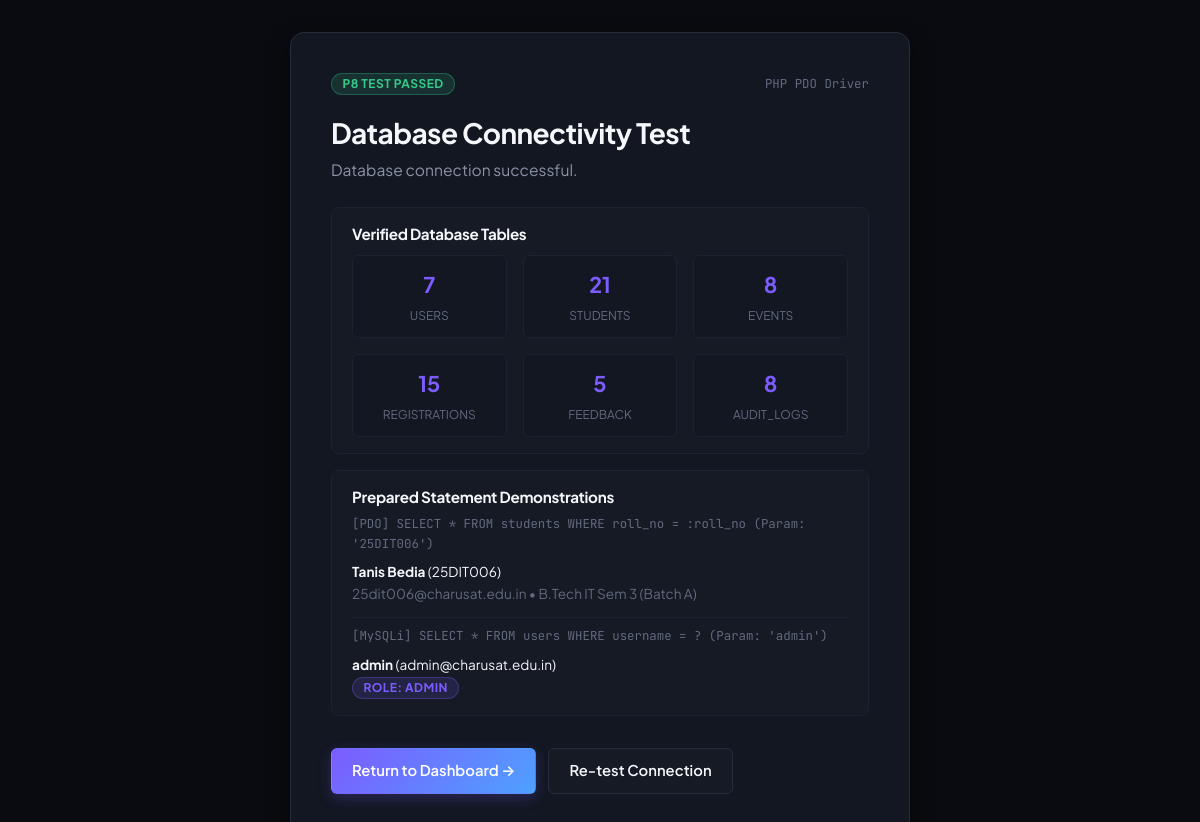
The page /backend/test-db.php on the database its author committed.
### tables this page shows
CREATE TABLE `students` (
  `id` INT UNSIGNED NOT NULL AUTO_INCREMENT,
  `user_id` INT UNSIGNED NULL,
  `roll_no` VARCHAR(20) NOT NULL,
  `name` VARCHAR(100) NOT NULL,
  `email` VARCHAR(120) NOT NULL,
  `mobile` VARCHAR(15) NOT NULL,
  `course` VARCHAR(60) NOT NULL DEFAULT 'B.Tech IT',
  `semester` TINYINT UNSIGNED NOT NULL DEFAULT 3,
  `year` TINYINT UNSIGNED NOT NULL DEFAULT 2,
  `gender` ENUM('Male', 'Female', 'Other') NOT NULL DEFAULT 'Male',
  `division` VARCHAR(10) NOT NULL DEFAULT '3IT-A',
  `batch` VARCHAR(10) NOT NULL DEFAULT 'Batch A',
  `created_at` TIMESTAMP NOT NULL DEFAULT CURRENT_TIMESTAMP,
  PRIMARY KEY (`id`),
  UNIQUE KEY `idx_students_roll_no` (`roll_no`),
  UNIQUE KEY `idx_students_email` (`email`),
  KEY `idx_students_batch` (`batch`),
  KEY `idx_students_user_id` (`user_id`),
  CONSTRAINT `fk_students_user` FOREIGN KEY (`user_id`) REFERENCES `users` (`id`) ON DELETE SET NULL ON UPDATE CASCADE
);

CREATE TABLE `users` (
  `id` INT UNSIGNED NOT NULL AUTO_INCREMENT,
  `username` VARCHAR(50) NOT NULL,
  `email` VARCHAR(120) NOT NULL,
  `password_hash` VARCHAR(255) NOT NULL,
  `role` ENUM('student', 'admin') NOT NULL DEFAULT 'student',
  `full_name` VARCHAR(100) NOT NULL,
  `status` ENUM('active', 'inactive', 'suspended') NOT NULL DEFAULT 'active',
  `created_at` TIMESTAMP NOT NULL DEFAULT CURRENT_TIMESTAMP,
  PRIMARY KEY (`id`),
  UNIQUE KEY `idx_users_username` (`username`),
  UNIQUE KEY `idx_users_email` (`email`),
  KEY `idx_users_role` (`role`)
);

### backend/test-db.php (the view, shortened to what this page needs)
<?php
$result = [
    'success' => false,
    'message' => '',
    'diagnostics' => []
];
try {
    $pdo = getDbConnection();
    $result['success'] = true;
    $result['message'] = 'Database connection successful.';
    $tables = ['users', 'students', 'events', 'registrations', 'feedback', 'audit_logs'];
    $counts = [];
    foreach ($tables as $tbl) {
        $stmt = $pdo->query("SELECT COUNT(*) AS total FROM `{$tbl}`");
        $row = $stmt->fetch();
        $counts[$tbl] = (int)$row['total'];
    }
    $result['diagnostics']['table_counts'] = $counts;
    $sampleRollNo = '25DIT006';
    $prepStmt = $pdo->prepare(
        'SELECT id, roll_no, name, email, course, semester, division, batch
         FROM students
         WHERE roll_no = :roll_no'
    );
    $prepStmt->execute([':roll_no' => $sampleRollNo]);
    $sampleStudent = $prepStmt->fetch();
    $mysqli = getMysqliConnection();
    $mysqliStmt = $mysqli->prepare('SELECT id, username, email, role FROM users WHERE username = ?');
    $adminUser = 'admin';
    $mysqliStmt->bind_param('s', $adminUser);
    $mysqliStmt->execute();
    $mysqliRes = $mysqliStmt->get_result();
    $adminRow = $mysqliRes->fetch_assoc();
    $result['diagnostics']['sample_query'] = [
        'pdo_student_query' => [
            'parameter' => $sampleRollNo,
            'matched_record' => $sampleStudent ?: 'No matching record'
        ],
        'mysqli_user_query' => [
            'parameter' => $adminUser,
            'matched_record' => $adminRow ?: 'No matching record'
        ]
    ];
} catch (Exception $e) {
    http_response_code(500);
    $result['success'] = false;
    $result['message'] = 'Database connection failed: ' . $e->getMessage();
}
?>
<!DOCTYPE html>
<html lang="en">
<head>
    <link rel="stylesheet" href="../css/global.css">
    <link rel="stylesheet" href="../css/components.css">
</head>
<body>
    <div class="test-card">
        <div style="display: flex; align-items: center; justify-content: space-between; margin-bottom: 1.25rem;">
            <span class="badge <?= $result['success'] ? 'badge-success' : 'badge-danger' ?>">
                <?= $result['success'] ? 'P8 Test Passed' : 'Connection Failed' ?>
            </span>
            <span class="text-xs text-muted font-mono">PHP PDO Driver</span>
        </div>
        <h1 style="font-size: 1.75rem; margin-bottom: 0.5rem;">Database Connectivity Test</h1>
        <p style="color: var(--text-secondary); margin-bottom: 1.5rem;">
            <?= htmlspecialchars($result['message']) ?>
        </p>
        <?php if ($result['success']): ?>
            <div class="metric-box">
                <h4 style="font-size: 0.95rem; margin-bottom: 0.75rem;">Verified Database Tables</h4>
                <div style="display: grid; grid-template-columns: repeat(3, 1fr); gap: 1rem; text-align: center;">
                    <?php foreach ($result['diagnostics']['table_counts'] as $tbl => $cnt): ?>
                        <div style="background: var(--bg-card); padding: 0.75rem; border-radius: var(--radius-sm); border: 1px solid var(--border-subtle);">
                            <div style="font-size: 1.35rem; font-weight: 700; color: var(--accent-primary);"><?= $cnt ?></div>
                            <div style="font-size: 0.75rem; color: var(--text-muted); text-transform: uppercase; margin-top: 0.2rem;"><?= htmlspecialchars($tbl) ?></div>
                        </div>
                    <?php endforeach; ?>
                </div>
            </div>
            <div class="metric-box">
                <h4 style="font-size: 0.95rem; margin-bottom: 0.5rem;">Prepared Statement Demonstrations</h4>
                <p class="text-xs text-muted font-mono" style="margin-bottom: 0.5rem;">
                    [PDO] SELECT * FROM students WHERE roll_no = :roll_no (Param: '25DIT006')
                </p>
                <?php $student = $result['diagnostics']['sample_query']['pdo_student_query']['matched_record']; ?>
                <?php if (is_array($student)): ?>
                    <div style="font-size: 0.85rem; line-height: 1.6; color: var(--text-primary); margin-bottom: 0.75rem;">
                        <strong><?= htmlspecialchars($student['name']) ?></strong> (<?= htmlspecialchars($student['roll_no']) ?>)<br>
                        <span class="text-muted"><?= htmlspecialchars($student['email']) ?> • <?= htmlspecialchars($student['course']) ?> Sem <?= htmlspecialchars($student['semester']) ?> (<?= htmlspecialchars($student['batch']) ?>)</span>
                    </div>
                <?php endif; ?>
                <p class="text-xs text-muted font-mono" style="margin-bottom: 0.5rem; border-top: 1px solid var(--border-subtle); padding-top: 0.5rem;">
                    [MySQLi] SELECT * FROM users WHERE username = ? (Param: 'admin')
                </p>
                <?php $admin = $result['diagnostics']['sample_query']['mysqli_user_query']['matched_record']; ?>
                <?php if (is_array($admin)): ?>
                    <div style="font-size: 0.85rem; line-height: 1.6; color: var(--text-primary);">
                        <strong><?= htmlspecialchars($admin['username']) ?></strong> (<?= htmlspecialchars($admin['email']) ?>)<br>
                        <span class="badge badge-accent">Role: <?= htmlspecialchars($admin['role']) ?></span>
                    </div>
                <?php endif; ?>
            </div>
        <?php endif; ?>
        <div style="margin-top: 2rem; display: flex; gap: 0.75rem; flex-wrap: wrap;">
            <a href="../pages/dashboard.html" class="btn btn-primary">Return to Dashboard →</a>
            <a href="test-db.php" class="btn btn-secondary">Re-test Connection</a>
        </div>
    </div>
</body>
</html>

### css/global.css (style rules this page uses)
:root { --bg-primary: #090B10; --bg-surface: #10141C; --bg-elevated: #151A24; --bg-card: #121722; --bg-card-hover: #19202E; --bg-input: #0D1017; --text-primary: #F5F7FA; --text-secondary: #8B93A5; --text-muted: #626A7F; --text-inverse: #090B10; --border-subtle: #1C2230; --border-medium: #252D3D; --border-focus: #7C5CFF; --accent-primary: #7C5CFF; --accent-hover: #6D4AFF; --accent-soft: rgba(124, 92, 255, 0.15); --accent-gradient: linear-gradient(135deg, #7C5CFF 0%, #4EA1FF 100%); --accent-glow: rgba(124, 92, 255, 0.25); --success: #35C98A; --success-soft: rgba(53, 201, 138, 0.15); --warning: #F2B84B; --warning-soft: rgba(242, 184, 75, 0.15); --danger: #F26B6B; --danger-soft: rgba(242, 107, 107, 0.15); --info: #4EA1FF; --info-soft: rgba(78, 161, 255, 0.15); --shadow-sm: 0 1px 3px rgba(0, 0, 0, 0.25); --shadow-md: 0 4px 10px rgba(0, 0, 0, 0.35); --shadow-lg: 0 10px 24px rgba(0, 0, 0, 0.45); --shadow-glow: none; --radius-xs: 4px; --radius-sm: 6px; --radius-md: 8px; --radius-lg: 12px; --radius-xl: 14px; --radius-pill: 999px; --transition-fast: 150ms ease; --transition-base: 220ms ease; --transition-slow: 350ms ease; --font-sans: 'Plus Jakarta Sans', ui-sans-serif, system-ui, -apple-system, BlinkMacSystemFont, "Segoe UI", Roboto, sans-serif; --font-mono: 'JetBrains Mono', monospace; --sidebar-width: 260px; --sidebar-collapsed-width: 80px; --topbar-height: 72px; }
*, *::before, *::after { box-sizing: border-box; margin: 0; padding: 0; }
html { font-size: 16px; scroll-behavior: smooth; -webkit-text-size-adjust: 100%; }
body { font-family: var(--font-sans); background-color: var(--bg-primary); color: var(--text-primary); line-height: 1.6; min-height: 100vh; display: flex; flex-direction: column; overflow-x: hidden; transition: background-color var(--transition-base), color var(--transition-base); -webkit-font-smoothing: antialiased; -moz-osx-font-smoothing: grayscale; }
h1, h2, h3, h4, h5, h6 { font-family: var(--font-sans); font-weight: 700; color: var(--text-primary); line-height: 1.25; letter-spacing: -0.02em; }
h1 { font-size: 2.25rem; }
h4 { font-size: 1.15rem; }
p { color: var(--text-secondary); font-size: 0.975rem; margin-bottom: 0.75rem; }
a { color: var(--accent-primary); text-decoration: none; transition: color var(--transition-fast); }
.text-muted { color: var(--text-muted); }
.text-xs { font-size: 0.775rem; }
.font-mono { font-family: var(--font-mono); }

### css/components.css (style rules this page uses)
.btn { display: inline-flex; align-items: center; justify-content: center; gap: 0.5rem; padding: 0.65rem 1.25rem; border-radius: var(--radius-sm); font-size: 0.925rem; font-weight: 600; text-align: center; transition: all var(--transition-fast); cursor: pointer; white-space: nowrap; user-select: none; border: 1px solid transparent; }
.btn-primary { background: var(--accent-gradient); color: #FFFFFF; box-shadow: 0 4px 14px var(--accent-glow); }
.btn-secondary { background: var(--bg-elevated); color: var(--text-primary); border-color: var(--border-medium); }
.badge { display: inline-flex; align-items: center; gap: 0.35rem; padding: 0.25rem 0.65rem; font-size: 0.75rem; font-weight: 700; border-radius: var(--radius-pill); text-transform: uppercase; letter-spacing: 0.04em; line-height: 1; }
.badge-accent { background: var(--accent-soft); color: var(--accent-primary); border: 1px solid rgba(124, 92, 255, 0.3); }
.badge-success { background: var(--success-soft); color: var(--success); border: 1px solid rgba(53, 201, 138, 0.3); }

### backend/test-db.php (style rules this page uses)
body { display: flex; align-items: center; justify-content: center; min-height: 100vh; padding: 2rem; background: var(--bg-primary); }
.test-card { background: var(--bg-card); border: 1px solid var(--border-medium); border-radius: var(--radius-xl); max-width: 620px; width: 100%; padding: 2.5rem; box-shadow: var(--shadow-lg); }
.metric-box { background: var(--bg-elevated); border: 1px solid var(--border-subtle); border-radius: var(--radius-md); padding: 1rem 1.25rem; margin-top: 1rem; }

### rows shown on the page
students: name "Tanis Bedia", roll_no "25DIT006", email "25dit006@charusat.edu.in", course "B.Tech IT", semester "3", batch "Batch A"
users: username "admin", email "admin@charusat.edu.in", role "ADMIN"

### other values the page prints
$result['message'] "Database connection successful."
$cnt "7"
$tbl "USERS"
$cnt "21"
$tbl "STUDENTS"
$cnt "8"
$tbl "EVENTS"
$cnt "15"
$tbl "REGISTRATIONS"
$cnt "5"
$tbl "FEEDBACK"
$tbl "AUDIT_LOGS"
